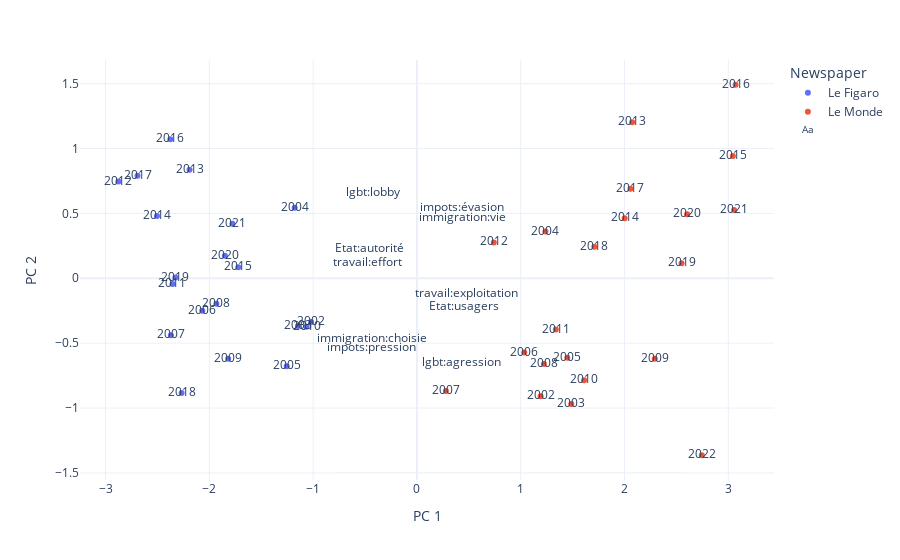

This figure's notebook cell:
### Code cell
axe1 = 1
axe2 = 2

df_pca = pd.DataFrame(pca.transform(data), columns=range(1,pca.n_components_+1))
df_pca = pd.concat([df_pca, df.iloc[:,:3]],axis=1)

var_x = pca.components_[axe1-1,:].tolist()
var_x += [-x for x in var_x]
var_y = pca.components_[axe2-1,:].tolist()
var_y += [-y for y in var_y]
var_labels = ['Etat:autorité','immigration:choisie','impots:pression','lgbt:lobby','travail:effort',
              'Etat:usagers','immigration:vie','impots:évasion','lgbt:agression','travail:exploitation']


fig = px.scatter(df_pca, x=axe1, y=axe2, color='newspaper',text='year',
                 labels={str(axe1):f"PC {axe1}", str(axe2):f"PC {axe2}", 'newspaper':'Newspaper'})

fig.add_trace(go.Scatter(
    x=var_x,
    y=var_y,
    mode="text",     
    name="",
    text=var_labels
))

fig.show()

### Figure 1 — Plotly figure (JSON) as saved in the notebook; plotly's stock layout.template omitted (floating-point values rounded to 4 significant figures)
{"data": [{"hovertemplate": "Newspaper=Le Figaro<br>PC 1=%{x}<br>PC 2=%{y}<br>year=%{text}<extra></extra>", "legendgroup": "Le Figaro", "marker": {"color": "#636efa", "symbol": "circle"}, "mode": "markers+text", "name": "Le Figaro", "orientation": "v", "showlegend": true, "text": [2002, 2003, 2004, 2005, 2006, 2007, 2008, 2009, 2010, 2011, 2012, 2013, 2014, 2015, 2016, 2017, 2018, 2019, 2020, 2021], "type": "scatter", "x": [-1.019, -1.147, -1.178, -1.255, -2.068, -2.371, -1.932, -1.819, -1.064, -2.355, -2.876, -2.191, -2.505, -1.721, -2.376, -2.692, -2.267, -2.327, -1.851, -1.778], "xaxis": "x", "y": [-0.3374, -0.3682, 0.5434, -0.678, -0.2512, -0.4387, -0.1963, -0.6206, -0.3743, -0.04491, 0.7456, 0.8371, 0.4799, 0.08505, 1.071, 0.7891, -0.8851, 0.005694, 0.1741, 0.4199], "yaxis": "y"}, {"hovertemplate": "Newspaper=Le Monde<br>PC 1=%{x}<br>PC 2=%{y}<br>year=%{text}<extra></extra>", "legendgroup": "Le Monde", "marker": {"color": "#EF553B", "symbol": "circle"}, "mode": "markers+text", "name": "Le Monde", "orientation": "v", "showlegend": true, "text": [2002, 2003, 2004, 2005, 2006, 2007, 2008, 2009, 2010, 2011, 2012, 2013, 2014, 2015, 2016, 2017, 2018, 2019, 2020, 2021, 2022], "type": "scatter", "x": [1.191, 1.487, 1.238, 1.449, 1.034, 0.2791, 1.223, 2.291, 1.611, 1.338, 0.7406, 2.074, 2.001, 3.044, 3.07, 2.057, 1.709, 2.55, 2.603, 3.056, 2.745], "xaxis": "x", "y": [-0.9096, -0.9684, 0.3596, -0.6118, -0.5728, -0.8685, -0.6607, -0.6209, -0.7864, -0.3954, 0.2762, 1.203, 0.4633, 0.9426, 1.491, 0.6905, 0.2424, 0.1151, 0.4933, 0.5256, -1.364], "yaxis": "y"}, {"mode": "text", "name": "", "text": ["Etat:autorité", "immigration:choisie", "impots:pression", "lgbt:lobby", "travail:effort", "Etat:usagers", "immigration:vie", "impots:évasion", "lgbt:agression", "travail:exploitation"], "type": "scatter", "x": [-0.4571, -0.4367, -0.4353, -0.4249, -0.4799, 0.4571, 0.4367, 0.4353, 0.4249, 0.4799], "y": [0.2247, -0.4667, -0.5382, 0.654, 0.1199, -0.2247, 0.4667, 0.5382, -0.654, -0.1199]}], "layout": {"legend": {"title": {"text": "Newspaper"}, "tracegroupgap": 0}, "margin": {"t": 60}, "xaxis": {"anchor": "y", "domain": [0, 1], "title": {"text": "PC 1"}}, "yaxis": {"anchor": "x", "domain": [0, 1], "title": {"text": "PC 2"}}}}
